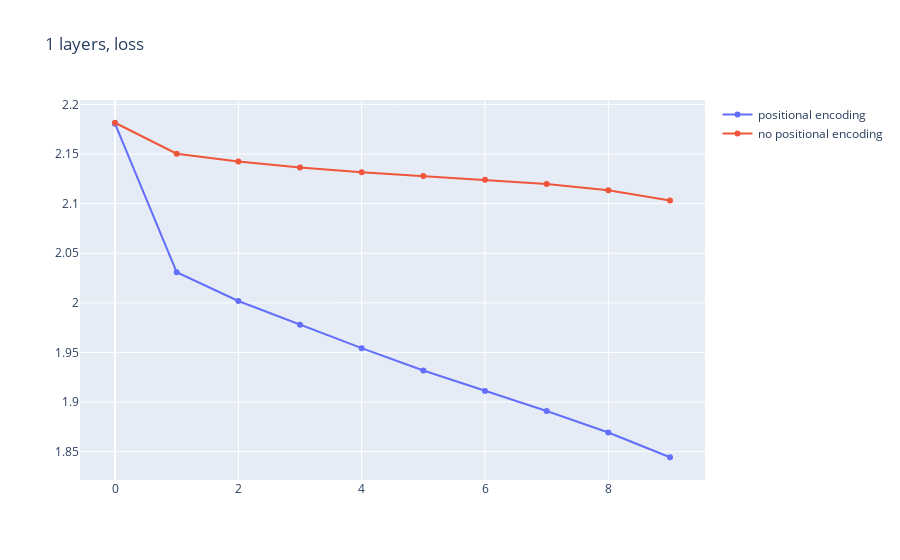
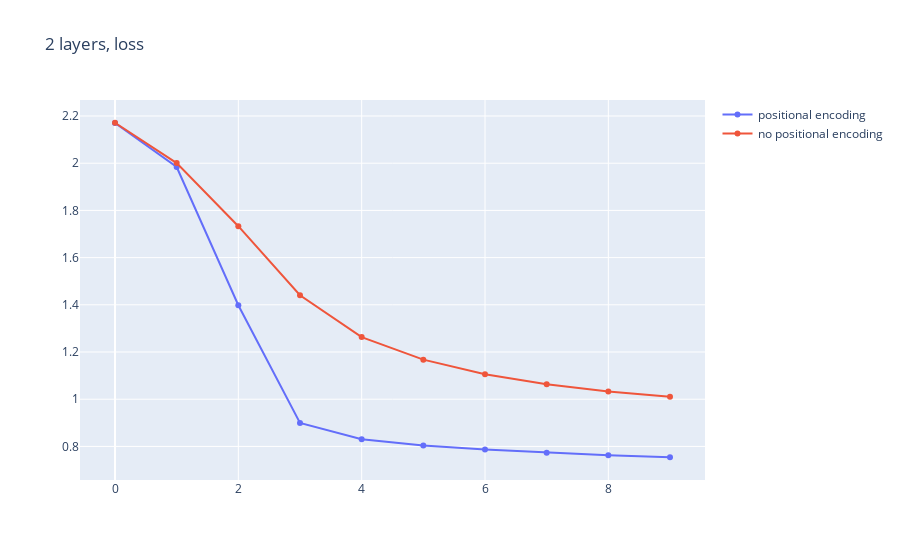

The cell these charts' notebook holds for them, in order:
### Code cell
for num_layers in num_layers_pool:
    fig = go.Figure()
    fig.add_trace(go.Scatter(
        x=np.arange(EPOCHS),
        y=logs[(num_layers, True)][0],
        mode='lines+markers',
        name="positional encoding"
        ))
    fig.add_trace(
        go.Scatter(
            x=np.arange(EPOCHS),
            y=logs[(num_layers, False)][0],
            mode='lines+markers',
            name="no positional encoding"
            )
    )
    fig.update_layout(title_text=f"{num_layers} layers, loss")
    fig.show()

### Figure 1 — Plotly figure (JSON) as saved in the notebook; plotly's stock layout.template omitted (floating-point values rounded to 4 significant figures)
{"data": [{"mode": "lines+markers", "name": "positional encoding", "type": "scatter", "x": [0, 1, 2, 3, 4, 5, 6, 7, 8, 9], "y": [2.181, 2.031, 2.002, 1.978, 1.954, 1.932, 1.911, 1.891, 1.869, 1.844]}, {"mode": "lines+markers", "name": "no positional encoding", "type": "scatter", "x": [0, 1, 2, 3, 4, 5, 6, 7, 8, 9], "y": [2.182, 2.15, 2.142, 2.136, 2.132, 2.128, 2.124, 2.12, 2.114, 2.103]}], "layout": {"title": {"text": "1 layers, loss"}}}

### Figure 2 — Plotly figure (JSON) as saved in the notebook; plotly's stock layout.template omitted (floating-point values rounded to 4 significant figures)
{"data": [{"mode": "lines+markers", "name": "positional encoding", "type": "scatter", "x": [0, 1, 2, 3, 4, 5, 6, 7, 8, 9], "y": [2.17, 1.984, 1.398, 0.8993, 0.8307, 0.8037, 0.7866, 0.7731, 0.7625, 0.7541]}, {"mode": "lines+markers", "name": "no positional encoding", "type": "scatter", "x": [0, 1, 2, 3, 4, 5, 6, 7, 8, 9], "y": [2.171, 2.001, 1.733, 1.441, 1.263, 1.168, 1.105, 1.063, 1.033, 1.01]}], "layout": {"title": {"text": "2 layers, loss"}}}
